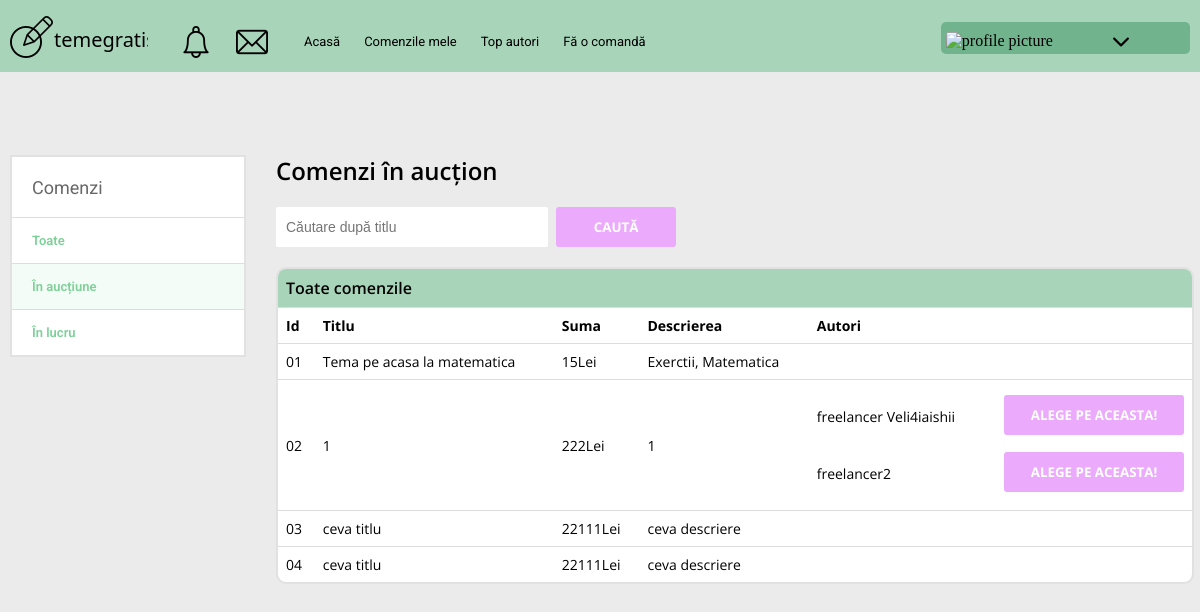
Page /client_orders_auction/3/ (signed in) on the committed database.
### core/models.py (models this page shows, shortened)
class Order(models.Model):
    user = models.ForeignKey(
        User, on_delete=models.CASCADE, null=True, blank=True)
    date_created = models.DateField(auto_now_add=True)
    limit_date = models.DateField(null=True)
    title = models.CharField(max_length=100)
    short_description = models.CharField(max_length=100)
    description = models.TextField(max_length=1500, null=True, blank=True)
    files = models.FileField(null=True, blank=True,
                             upload_to=get_user_image_folder)
    min_size = models.IntegerField(
        default=1, validators=[MinValueValidator(1), MaxValueValidator(100)])
    max_size = models.IntegerField(
        default=1, validators=[MinValueValidator(1), MaxValueValidator(100)])
    price = models.IntegerField(null=True, blank=True)
    client = models.ForeignKey(Client, on_delete=models.CASCADE)
    premium = models.BooleanField(default=None, null=True, blank=True)
    freelancers = models.ManyToManyField(
        Freelancer, blank=True)
    work_type = models.ForeignKey(
        Work_Type, on_delete=models.SET_NULL, null=True, blank=True)
    lessons = models.ForeignKey(
        Lesson, on_delete=models.SET_NULL, null=True, blank=True)
    in_auction = models.BooleanField(default=True)

class Freelancer(models.Model):
    LEARNING_STATE = [
        ('Student', 'Student'),
        ('Absolvent', 'Absolvent'),
        ('Profesor', 'Profesor')
    ]
    ACADEMIC_DEGREES = [
        ('Nici una', 'Nici una'),
        ('Doctor', 'Doctor'),
        ('Doctorat', 'Doctorat')
    ]
    ACADEMIC_TITLES = [
        ('Fără rang', 'Fără rang'),
        ('Docent', 'Docent'),
        ('Profesor', 'Profesor')
    ]
    profile_pic = models.ImageField(
        default='default-user.jpg', upload_to=get_user_image_folder, null=True, blank=True)
    user = models.OneToOneField(
        User, null=True, blank=True, on_delete=models.CASCADE)
    first_name = models.CharField(max_length=20)
    last_name = models.CharField(max_length=20)
    nickname = models.CharField(max_length=20)
    email = models.EmailField(max_length=30)
    date_of_birth = models.DateField(
        verbose_name='Date of Birth', null=True, blank=True)
    country = CountryField()
    state = models.CharField(max_length=20)
    address = models.CharField(max_length=20)
    password = models.CharField(max_length=30)
    views = models.IntegerField(default=0)
    short_description = models.CharField(max_length=70, null=True, blank=True)
    description = models.CharField(max_length=240, null=True, blank=True)
    educational_institution = models.CharField(
        max_length=70, null=True, blank=True)
    faculty = models.CharField(max_length=70, null=True, blank=True)
    specialty = models.CharField(max_length=70, null=True, blank=True)
    status = models.CharField(
        max_length=10, choices=LEARNING_STATE, default='Student', null=True, blank=True)
    year_of_learning_end = models.DateField(blank=True, null=True,
                                            verbose_name='Year of learning end')
    academic_degree = models.CharField(
        max_length=15, choices=ACADEMIC_DEGREES, default='Nici una', null=True, blank=True)
    academic_title = models.CharField(
        max_length=10, choices=ACADEMIC_TITLES, default='Fără rang', null=True, blank=True)
    desertation_topic = models.CharField(max_length=70, null=True, blank=True)
    additional_education = models.CharField(
        max_length=1000, null=True, blank=True)
    video_consultation = models.BooleanField(
        default=False, null=True, blank=True)
    work_type = models.ManyToManyField(Work_Type)
    work_category = models.ManyToManyField(Work_Category)
    languages = models.ManyToManyField(Language)
    lessons = models.ManyToManyField(Lesson)

### core/decorators.py (the view)
        def wrapper_function(request, *args, **kwargs):
            group = None
            if request.user.groups.exists():
                group = request.user.groups.all()[0].name
            if group in allowed_roles:
                return view_func(request, *args, **kwargs)
            else:
                return HttpResponse('You are not authoried to view this page')
            return view_func(request, *args, **kwargs)

### core/views.py (called while the page is built, shortened)
@ login_required(login_url='login_page')
@ allowed_users(allowed_roles=['clients'])
def client_orders_auction(request, pk):
    client = Client.objects.get(id=pk)
    orders = Order.objects.all().filter(
        client=client, acceptedorder__isnull=True)
    orders_filter = OrdersFilter(request.GET, queryset=orders)
    orders = orders_filter.qs
    context = {
        'orders': orders,
        'orders_filter': orders_filter
    }
    return render(request, 'core/client_orders_auction.html', context)

### core/templates/core/client_orders_auction.html (shortened to what this page needs)
{% extends 'core/base.html' %}
{% load static %}
{% block content %}
  <div class="my-orders my-orders__accepted-orders">
    <div class="my-orders__sidebar sidebar-left_second">
      <div class="sidebar-left__title">Comenzi</div>
      <a href="{% url 'my_orders_client' %}" class="sidebar-left__block ">
        <div class="sidebar-left__text">Toate</div>
      </a>
      <a href="{% url 'client_orders_auction' request.user.client.id %}" class="sidebar-left__block active">
        <div class="sidebar-left__text">În aucțiune</div>
      </a>
      <a href="{% url 'client_orders' request.user.client.id %}" class="sidebar-left__block ">
        <div class="sidebar-left__text">În lucru</div>
      </a>
    </div>
    <div class="my-orders__main main-orders accepted-orders">
      <div class="accepted-orders__search">
        <span>Comenzi în aucțion</span>
        <form action="" method="GET">
          {{ orders_filter.form.title }}
          <button type="submit" class="btn">Caută</button>
        </form>
      </div>
      <div class="main-orders__block">
        <div class="main-orders__title">Toate comenzile</div>
        <table class="main-orders__table">
          <tr>
            <th>Id</th>
            <th>Titlu</th>
            <th>Suma</th>
            <th>Descrierea</th>
            <th>Autori</th>
          </tr>
          {% for order in orders %}
          <tr>
            {% if forloop.counter < 10 %}
            <td>0{{ forloop.counter }}</td>
            {% else %}
            <td>{{ forloop.counter }}</td>
            {% endif %}
            <td class="accepted-orders__link"><a href="{% url 'edit_order' order.id %}">{{ order.title }}</a></td>
            <td>{{ order.price }}Lei</td>
            <td>{{ order.short_description }}</td>
            <td>
              <ul class="accepted-orders__freelancers">
                {% for freelancer in order.freelancers.all %}
                <li class="accepted-orders__freelancer">
                  <form method="POST" >
                      {{ freelancer.first_name }} {{ freelancer.last_name }}
                      <button class="btn" name="pick_this">Alege pe aceasta!</button>
                    </form>
                </li>
                {% endfor %}
              </ul>
            </td>
          </tr>
          {% endfor %}
        </table>
      </div>
    </div>
  </div>
{% endblock %}

### temegratis/static/css/style.css (style rules this page uses)
* { margin: 0; padding: 0; -webkit-box-sizing: border-box; box-sizing: border-box; }
body { background-color: #ebebeb; }
a { text-decoration: none; color: black; }
.btn { margin: 20px 0px 0px 0px; width: 180px; height: 40px; text-transform: uppercase; color: #fff; font-family: 'Open Sans', sans-serif; text-align: center; border-radius: 3px; outline: none; border: none; font-weight: bold; -webkit-transition: all .1s ease-in-out; -o-transition: all .1s ease-in-out; transition: all .1s ease-in-out; background: #ebaafc; cursor: pointer; }
.my-orders { display: grid; grid-template-areas: 'sidebar-right main sidebar-left' '- main --'; grid-template-columns: 20% auto 20%; grid-column-gap: 30px; }
.my-orders__main { grid-area: main; }
.sidebar-left_second { grid-area: sidebar-right; background: #fff; padding: 17px 0px 0px 0px; border: 2px solid #e1e1e1; font-family: 'Roboto', sans-serif; }
.sidebar-left__title { padding: 0px 20px 16px 20px; font-size: 18px; color: #696767; line-height: 1.5; }
.sidebar-left__block { display: -webkit-box; display: -ms-flexbox; display: flex; -webkit-box-pack: justify; -ms-flex-pack: justify; justify-content: space-between; font-size: 13px; font-weight: 600; border-top: 1px solid #ddd; padding: 15px 21px 15px 0px; -webkit-transition: all .3s ease; -o-transition: all .3s ease; transition: all .3s ease; color: #7dd198; }
.sidebar-left__block.active { background-color: #f3fcf6; }
.sidebar-left__text { padding: 0px 16px 0px 20px; display: -webkit-box; display: -ms-flexbox; display: flex; }
.main-orders__block { background-color: #fff; border: 2px solid #e1e1e1; margin: 0px 0px 12px 0px; border-radius: 10px; }
.main-orders__title { padding: 8px; font-size: 16px; background: #A8D5BA; border-top-left-radius: 8px; border-top-right-radius: 8px; font-weight: 600; }
.main-orders__table { border-collapse: collapse; width: 100%; }
.main-orders__table td, .main-orders__table th { border-top: 1px solid #dddddd; padding: 8px; text-align: left; font-size: 14px; }
.my-orders__accepted-orders { grid-template-areas: 'sidebar-right accepted-orders' '- accepted-orders'; grid-template-columns: 20% 77.8%; grid-column-gap: 30px; }
.accepted-orders { display: grid; grid-area: accepted-orders; font-family: 'Open Sans', sans-serif; }
.accepted-orders__freelancers { list-style : none; }
.accepted-orders__freelancer form { display: flex; justify-content: space-between; align-items: center; }
.accepted-orders__freelancer form button { margin: 7px 0px 10px 0px; }
.accepted-orders__search { margin: 0px 0px 20px 0px; }
.accepted-orders__search span { font-family: 'Open Sans', sans-serif; font-size: 24px; line-height: calc(32/24); font-weight: 600; }
.accepted-orders__search form { width: 400px; display: flex; justify-content: center; align-items: center; }
.accepted-orders__search form input { width: 100%; height: 40px; align-self: flex-end; padding: 10px; outline: none; border-radius: 2px; border: 0px; color: rgb(51, 51, 51); font-size: 14px; line-height: calc(16/14); margin: 0px 8px 0px 0px; }

### rows in the picture
Order: title "Tema pe acasa la matematica", price "15", short_description "Exerctii, Matematica"
Order: title "1", price "222", short_description "1"
Freelancer: first_name "freelancer", last_name "Veli4iaishii"
Freelancer: first_name "freelancer2"
Order: title "ceva titlu", price "22111", short_description "ceva descriere"
Order: title "ceva titlu", price "22111", short_description "ceva descriere"
